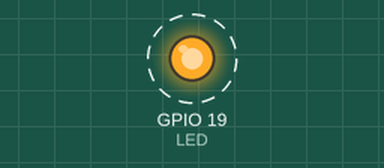
Simulated run of this program. Board: Raspberry Pi (BCM pin numbers). On the bench: output pins drawn as LEDs (lit = HIGH). Dashed ring = blinking.

Above: at 0.2 s.
Timing chart, 0 to 3.0 s (numbered marks = the images above):
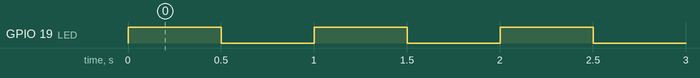

Measured:
- by itself, GPIO 19 (LED): alternates HIGH for 0.50 s and LOW for 0.50 s

The program:

led.py
```python
#!/usr/bin/python
# -*- coding:utf-8 -*-
import RPi.GPIO as GPIO
import time

LED = 19

GPIO.setmode(GPIO.BCM)
GPIO.setup(LED, GPIO.OUT)
try:
	while True:
		GPIO.output(LED, GPIO.HIGH)
		time.sleep(0.5)
		GPIO.output(LED, GPIO.LOW)
		time.sleep(0.5)
except:
	print("except")
GPIO.cleanup()
```
